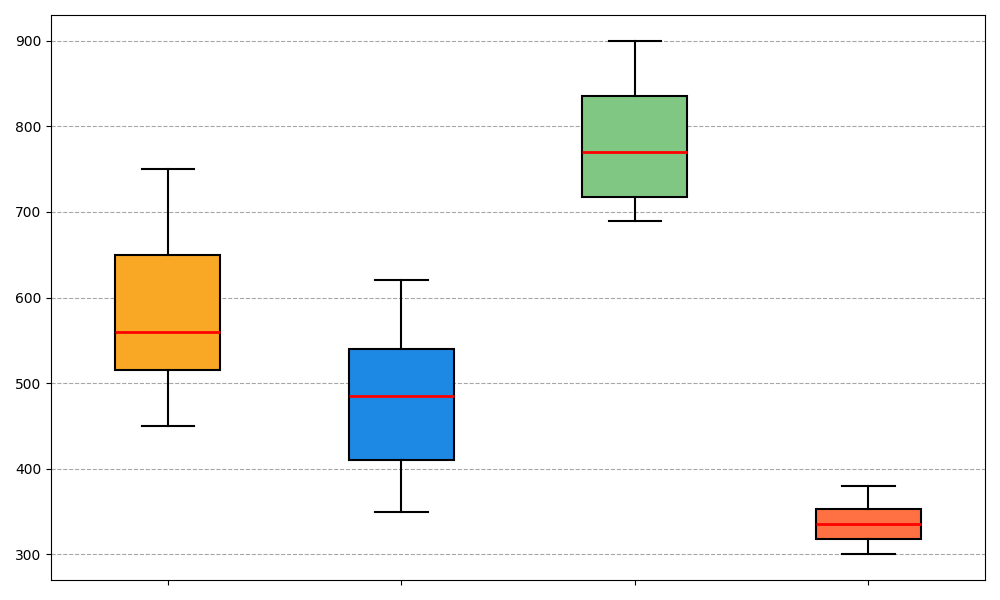

This chart was generated by the following Python code:
import matplotlib.pyplot as plt
import numpy as np

# Data for Monthly Production Outputs in Megawatt-hours (MWh)
solar = [450, 520, 495, 530, 600, 680, 750, 720, 640, 580, 540, 500]
wind = [350, 380, 410, 480, 520, 570, 620, 590, 530, 490, 450, 410]
hydro = [700, 690, 720, 750, 800, 850, 900, 870, 830, 790, 750, 710]
geothermal = [310, 300, 320, 330, 350, 360, 380, 370, 350, 340, 320, 310]

data = [solar, wind, hydro, geothermal]
colors = ['#f9a825', '#1e88e5', '#81c784', '#ff7043']

fig, ax = plt.subplots(figsize=(10, 6))

# Plot a vertical boxplot with customized colors
bp = ax.boxplot(data, vert=True, patch_artist=True, notch=False, whis=1.5,
                boxprops=dict(color='black', linewidth=1.5),
                whiskerprops=dict(color='black', linewidth=1.5),
                capprops=dict(color='black', linewidth=1.5),
                medianprops=dict(color='red', linewidth=2),
                flierprops=dict(marker='o', color='black', alpha=0.5))

# Set colors for each box
for patch, color in zip(bp['boxes'], colors):
    patch.set_facecolor(color)

ax.set_xticklabels([])  # Remove x-axis labels

ax.yaxis.grid(True, linestyle='--', color='grey', alpha=0.7)

plt.tight_layout()
plt.show()
